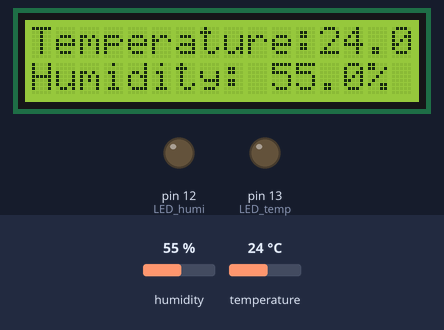
Bench run of a sketch on a simulated Arduino Uno, built with avr-gcc and run on an emulated ATmega328P. Shown: 16×2 character LCD, output pins drawn as LEDs (lit = HIGH). Inputs (shaded band) come from the test bench; at power-on: humidity 55 %, temperature 24 °C.

Above: at 4.7 s.
4.8 s: humidity set to 59 %
At 8.7 s:
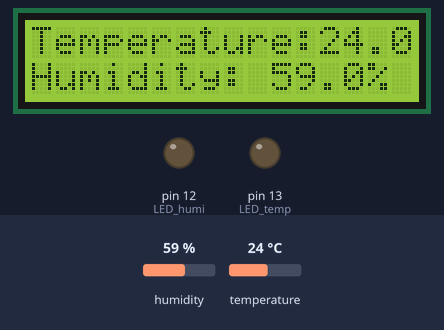
10.2 s: humidity set to 62 %
At 12.6 s:
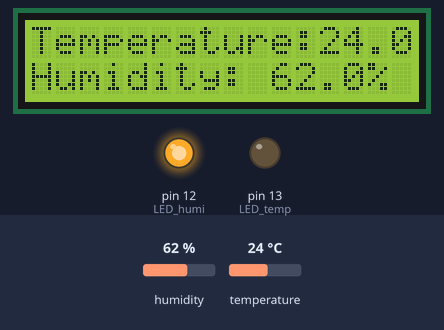
15.6 s: temperature set to 29 °C
At 17.7 s:
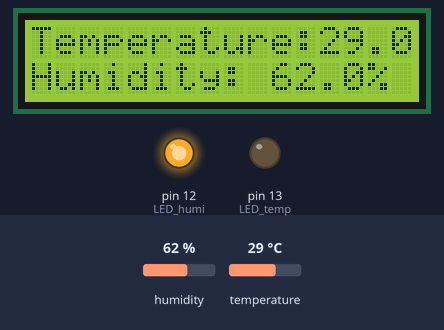
21.0 s: temperature set to 32 °C
At 25.4 s:
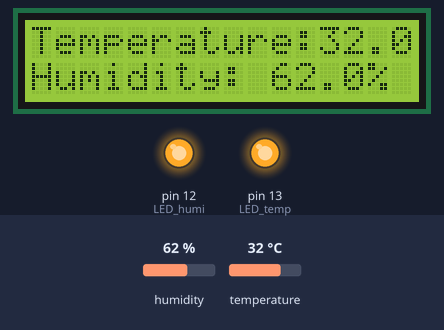
26.4 s: humidity set to 22 %
At 29.2 s:
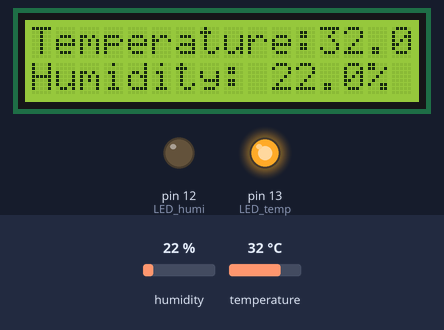
Timing chart, 0 to 30.7 s (numbered marks = the images above; inputs shaded):
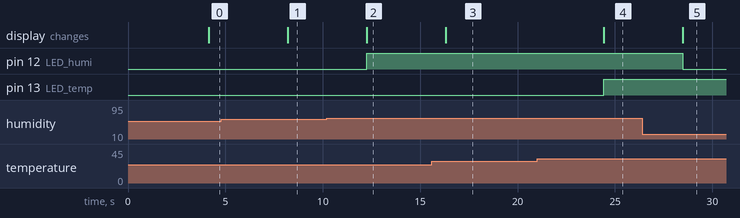

Measured:
- the behaviour switches between 60 and 61 % on humidity (found by bisection; images 1 and 2)
- the behaviour switches between 30 and 31 °C on temperature (found by bisection; images 3 and 4)
- after the input at 4.8 s, the display: changes after 3.4 s (image 1)
- after the input at 10.2 s, pin 12 (LED_humi): LOW → HIGH after 2.1 s; the display: changes after 2.1 s (image 2)
- after the input at 15.6 s, the display: changes after 0.71 s (image 3)
- after the input at 21.0 s, pin 13 (LED_temp): LOW → HIGH after 3.4 s; the display: changes after 3.4 s (image 4)
- after the input at 26.4 s, pin 12 (LED_humi): HIGH → LOW after 2.1 s; the display: changes after 2.1 s (image 5)

The sketch:

temp_humi_dht11.ino
```cpp
#include <LiquidCrystal_I2C.h>

#include <Wire.h>

#include <DHT.h>

#define DHTPIN 3
#define DHTTYPE DHT11

const int LED_temp = 13;
const int LED_humi = 12;
const float LIMIT_temp = 30.0;
const float LIMIT_humi = 60.0;

DHT dht(DHTPIN, DHTTYPE);

LiquidCrystal_I2C lcd(0x3F, 16, 2);


void setup() {
  pinMode(LED_temp, OUTPUT);

  pinMode(LED_humi, OUTPUT);

  dht.begin();

  lcd.init();

  lcd.backlight();


  lcd.setCursor(0,0);

  lcd.print("Environment");

  lcd.setCursor(0,1);

  lcd.print("Booting up! :)");

  delay(2000);


}

void loop() {

  delay(2000);

  float humi = dht.readHumidity();

  float temp = dht.readTemperature();

  if(isnan(temp) || isnan(humi)){

    lcd.setCursor(0,0);

    lcd.print("ERROR! DHT11 read fail ");

    delay(3000);

    return;
  }
  lcd.setCursor(0,0);

  lcd.print("Temperature:");
  lcd.print(temp,1);
  lcd.print("C");

  lcd.setCursor(0,1);

  lcd.print("Humidity: ");
  lcd.print(humi,1);
  lcd.print("%");

  digitalWrite(LED_temp, temp > LIMIT_temp ? HIGH : LOW);
  digitalWrite(LED_humi, humi > LIMIT_humi ? HIGH : LOW);

  delay(2000);
}
```
